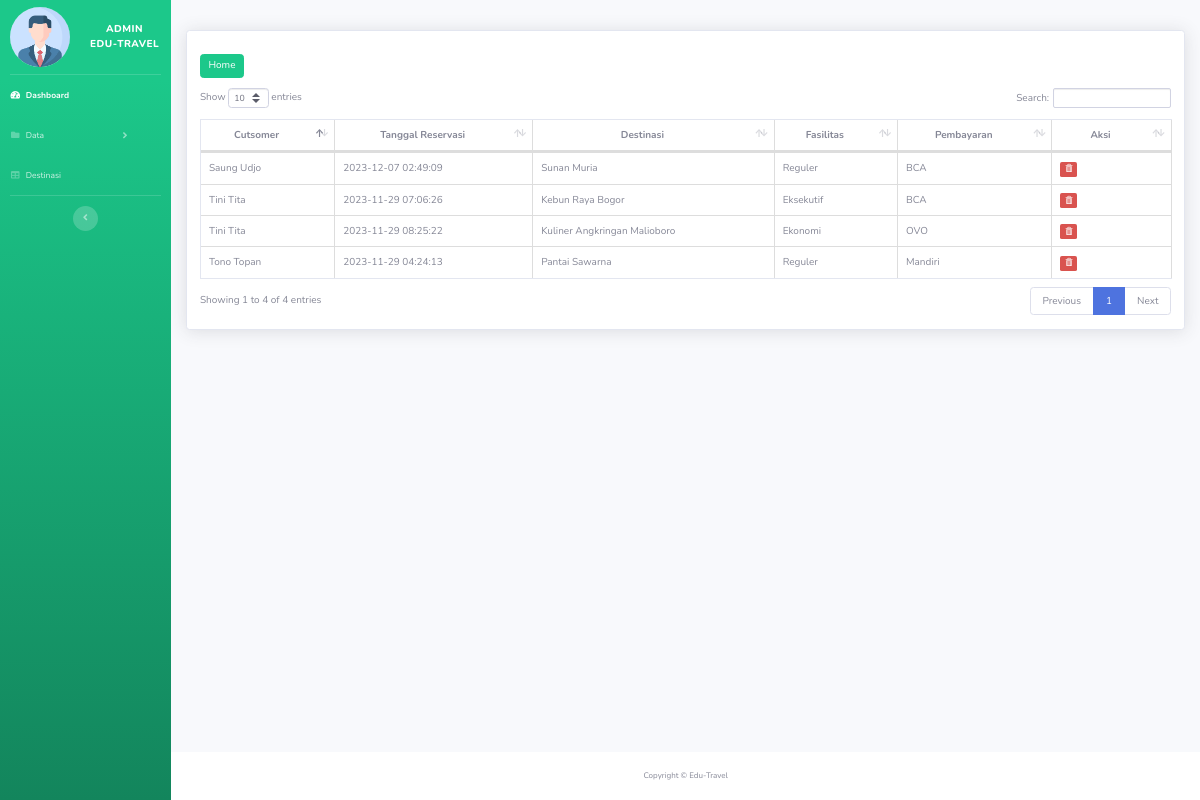
Page /travelling/admin_page/reservasi/reservasi.php (signed in) on the earlier database version.
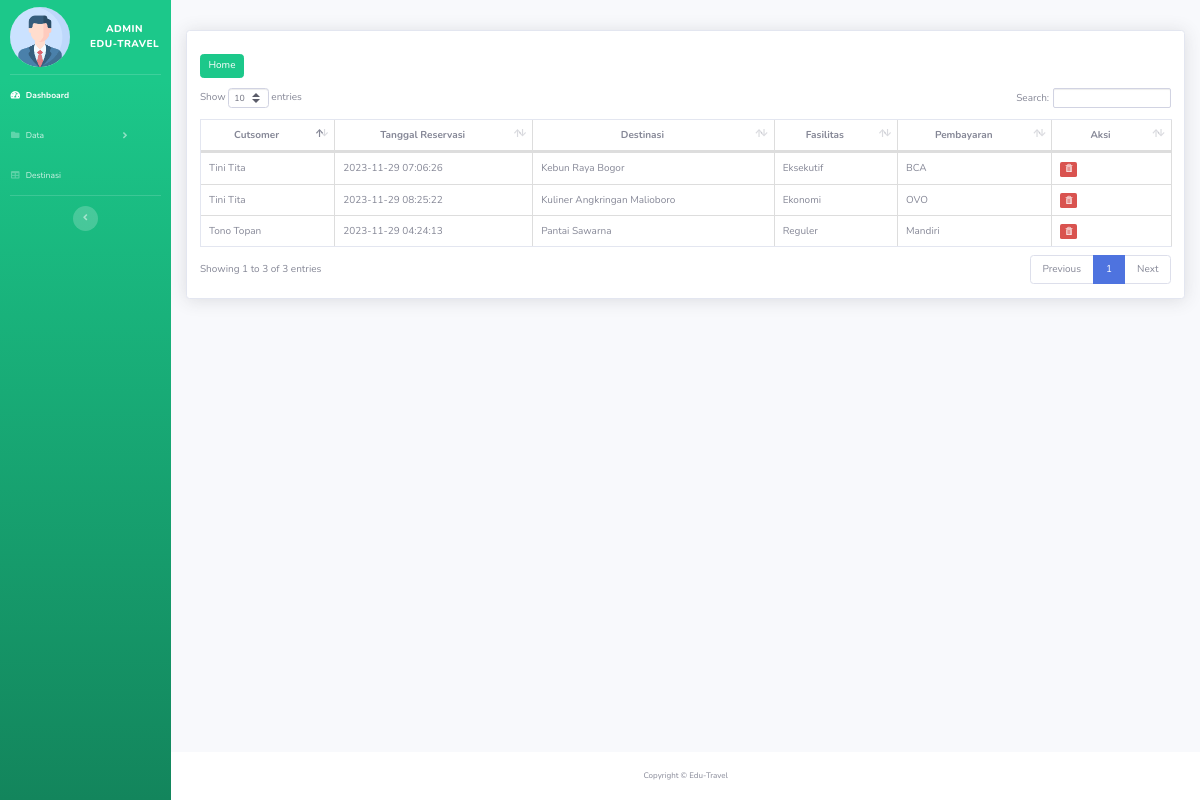
Same page on the later database version.
### tables this page shows
CREATE TABLE `reservasi` (
  `id_reservasi` int(11) NOT NULL,
  `id_customer` int(11) NOT NULL,
  `reservasi_tanggal` datetime NOT NULL,
  `id_destinasi` int(11) NOT NULL,
  `id_fasilitas` int(11) NOT NULL,
  `id_pembayaran` int(11) NOT NULL
);

CREATE TABLE `customer` (
  `id_customer` int(11) NOT NULL,
  `username` varchar(25) NOT NULL,
  `password` varchar(25) NOT NULL,
  `nama` varchar(50) NOT NULL,
  `email` varchar(50) NOT NULL,
  `telepon` varchar(13) NOT NULL
);

CREATE TABLE `destinasi` (
  `id_destinasi` int(11) NOT NULL,
  `nama_destinasi` varchar(100) NOT NULL,
  `gambar` text NOT NULL,
  `lokasi` varchar(250) NOT NULL,
  `harga` decimal(10,2) NOT NULL,
  `deskripsi` varchar(500) NOT NULL,
  `id_kategori` int(11) NOT NULL
);

CREATE TABLE `fasilitas` (
  `id_fasilitas` int(11) NOT NULL,
  `tipe` varchar(25) NOT NULL,
  `keterangan` varchar(500) NOT NULL
);

CREATE TABLE `pembayaran` (
  `id_pembayaran` int(11) NOT NULL,
  `metode` varchar(25) NOT NULL,
  `biaya_admin` int(11) NOT NULL
);

### travelling/admin_page/reservasi/reservasi.php (the view, shortened to what the changed rows need)
<!DOCTYPE html>
<html lang="en">
<head>
    <link href="../vendor/fontawesome-free/css/all.min.css" rel="stylesheet" type="text/css">
    <link rel="stylesheet" href="https://maxcdn.bootstrapcdn.com/bootstrap/3.4.1/css/bootstrap.min.css">
    <link href="../css/sb-admin-2.min.css" rel="stylesheet">
    <link href="../vendor/datatables/dataTables.bootstrap4.min.css" rel="stylesheet">
</head>
<body id="page-top">
    <div id="wrapper">
        <div id="content-wrapper" class="d-flex flex-column">
            <div id="content">
                <div class="container">
                    <div class="card shadow mb-4 mt-5">
                        <div class="card-body">
                            <div class="table-responsive">
                                <a class="btn btn-success" style="margin-bottom:10px; margin-top:10px"
                                    href="../index.php">Home</a>
                                <table class="table table-bordered" id="dataTable" width="100%" cellspacing="0">
                                    <thead>
                                        <tr style="text-align: center;">
                                            <th>Cutsomer</th>
                                            <th>Tanggal Reservasi</th>
                                            <th>Destinasi</th>
                                            <th>Fasilitas</th>
                                            <th>Pembayaran</th>
                                            <th style="width: 80px;">Aksi</th>
                                        </tr>
                                    </thead>
                                    <tbody>
                                        <?php
                                        require_once '../../koneksi.php';
                                        $sql = "SELECT r.id_reservasi, r.reservasi_tanggal, c.id_customer, c.nama, d.id_destinasi, d.nama_destinasi, f.id_fasilitas, f.tipe, p.id_pembayaran, p.metode FROM reservasi AS r JOIN customer AS c ON r.id_customer=c.id_customer JOIN destinasi AS d ON r.id_destinasi=d.id_destinasi JOIN fasilitas AS f ON r.id_fasilitas=f.id_fasilitas JOIN pembayaran AS p ON r.id_pembayaran=p.id_pembayaran";
                                        $query = mysqli_query($koneksi, $sql);
                                        while ($data = mysqli_fetch_array($query)) {
                                            ?>
                                            <tr>
                                                <td>
                                                    <?= $data['nama']; ?>
                                                </td>
                                                <td>
                                                    <?= $data['reservasi_tanggal']; ?>
                                                </td>
                                                <td>
                                                    <?= $data['nama_destinasi']; ?>
                                                </td>
                                                <td>
                                                    <?= $data['tipe']; ?>
                                                </td>
                                                <td>
                                                    <?= $data['metode']; ?>
                                                </td>
                                                <td>
                                                    <a href="hapus.php?id_reservasi=<?php echo $data["id_reservasi"] ?>"
                                                        class="label label-danger "> <span
                                                            class="glyphicon glyphicon-trash"></span>
                                                    </a>
                                                </td>
                                            </tr>
                                        <?php } ?>
                                    </tbody>
                                </table>
                            </div>
                        </div>
                    </div>
                </div>
            </div>
        </div>
    </div>
</body>
</html>

Differences in the rows shown:
removed reservasi: id_customer.nama "Saung Udjo", reservasi_tanggal "2023-12-07 02:49:09", id_destinasi.nama_destinasi "Sunan Muria", id_fasilitas.tipe "Reguler", id_pembayaran.metode "BCA"
Other differences:
text written by a page script: "Show entries Search: Showing 1 to 4 of 4 entries Previous 1 Next" → "Show entries Search: Showing 1 to 3 of 3 entries Previous 1 Next"
